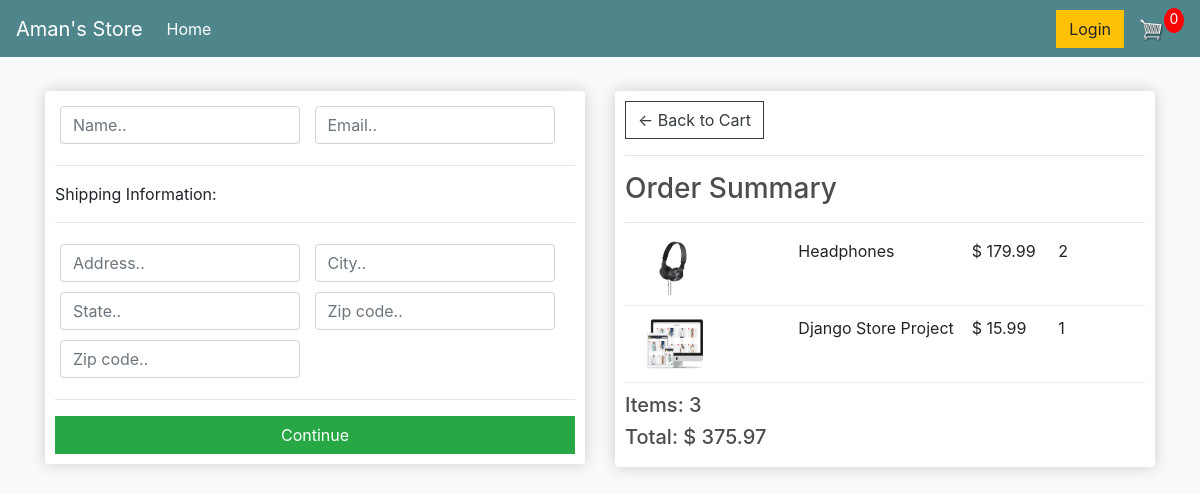
/checkout/ (signed in), run on an earlier commit of the app's database.
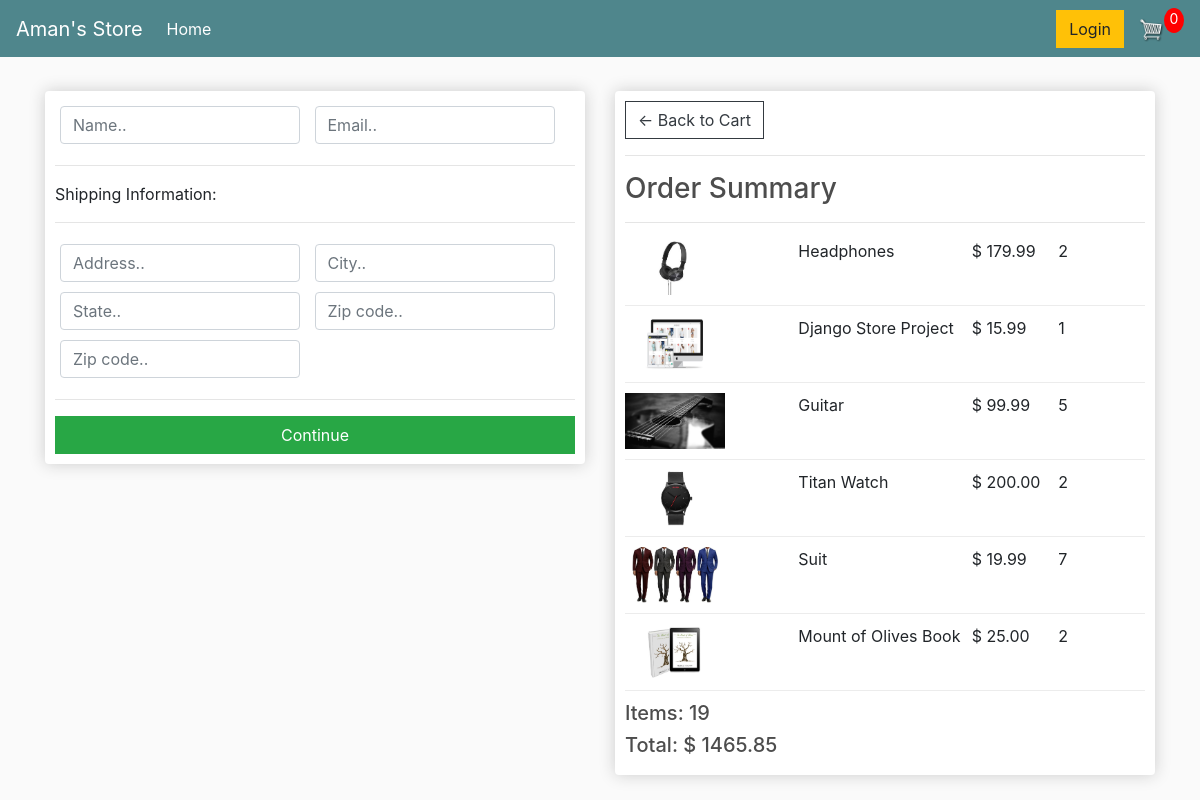
And on a later commit of the database.
### store/models.py (models this page shows, shortened)
class OrderItem(models.Model):
	product = models.ForeignKey(Product, on_delete=models.SET_NULL, null=True)
	order = models.ForeignKey(Order, on_delete=models.SET_NULL, null=True)
	quantity = models.IntegerField(default=0, null=True, blank=True)
	date_added = models.DateTimeField(auto_now_add=True)
	@property
	def get_total(self):
		total = self.product.price * self.quantity
		return total

class Product(models.Model):
	name = models.CharField(max_length=200)
	price = models.FloatField()
	digital = models.BooleanField(default=False,null=True, blank=True)
	image = models.ImageField(null=True, blank=True)
	@property
	def imageURL(self):
		try:
			url = self.image.url
		except:
			url = ''
		return url

class Order(models.Model):
	customer = models.ForeignKey(Customer, on_delete=models.SET_NULL, null=True, blank=True)
	date_ordered = models.DateTimeField(auto_now_add=True)
	complete = models.BooleanField(default=False)
	transaction_id = models.CharField(max_length=100, null=True)
	@property
	def get_cart_total(self):
		orderitems = self.orderitem_set.all()
		total = sum([item.get_total for item in orderitems])
		return total
	@property
	def get_cart_items(self):
		orderitems = self.orderitem_set.all()
		total = sum([item.quantity for item in orderitems])
		return total

### store/views.py (the view)
# urls.py: path('checkout/', views.checkout, name="checkout"),
def checkout(request):
    if request.user.is_authenticated:
        customer = request.user.customer
        order, created = Order.objects.get_or_create(customer=customer, complete=False)
        items = order.orderitem_set.all()
    else:
        items = []
        order = {'get_cart_total':0, 'get_cart_items':0}
    context = {'items':items, 'order':order}
    return render(request, 'store/checkout.html', context)

### store/templates/store/checkout.html (shortened to what this page needs)
{% extends 'store/main.html' %}
{% load static %}
{% block content %}
     <div class="row">
		<div class="col-lg-6">
			<div class="box-element" id="form-wrapper">
				<form id="form">
					<div id="user-info">
						<div class="form-field">
							<input required class="form-control" type="text" name="name" placeholder="Name..">
						</div>
						<div class="form-field">
							<input required class="form-control" type="email" name="email" placeholder="Email..">
						</div>
					</div>
					<div id="shipping-info">
						<hr>
						<p>Shipping Information:</p>
						<hr>
						<div class="form-field">
							<input class="form-control" type="text" name="address" placeholder="Address..">
						</div>
						<div class="form-field">
							<input class="form-control" type="text" name="city" placeholder="City..">
						</div>
						<div class="form-field">
							<input class="form-control" type="text" name="state" placeholder="State..">
						</div>
						<div class="form-field">
							<input class="form-control" type="text" name="zipcode" placeholder="Zip code..">
						</div>
						<div class="form-field">
							<input class="form-control" type="text" name="country" placeholder="Zip code..">
						</div>
					</div>
					<hr>
					<input id="form-button" class="btn btn-success btn-block" type="submit" value="Continue">
				</form>
			</div>
			<br>
		</div>
		<div class="col-lg-6">
			<div class="box-element">
				<a  class="btn btn-outline-dark" href="{% url 'cart' %}">&#x2190; Back to Cart</a>
				<hr>
				<h3>Order Summary</h3>
				<hr>
        {% for item in items %}
				<div class="cart-row">
					<div style="flex:2"><img class="row-image" src="{{ item.product.imageURL }}"></div>
					<div style="flex:2"><p>{{ item.product.name }}</p></div>
					<div style="flex:1"><p>$ {{ item.product.price|floatformat:2 }}</p></div>
					<div style="flex:1"><p>{{ item.quantity }}</p></div>
				</div>
        {% endfor %}
				<h5>Items:   {{ order.get_cart_items }}</h5>
				<h5>Total:   $ {{ order.get_cart_total|floatformat:2 }}</h5>
			</div>
		</div>
	</div>
{% endblock content %}

What changed in the data, as far as the page shows it:
added OrderItem: product.imageURL (picture), product.name "Guitar", product.price "99.99", quantity "5"
added OrderItem: product.imageURL (picture), product.name "Titan Watch", product.price "200.00", quantity "2"
added OrderItem: product.imageURL (picture), product.name "Suit", product.price "19.99", quantity "7"
added OrderItem: product.imageURL (picture), product.name "Mount of Olives Book", product.price "25.00", quantity "2"
computed for Order: get_cart_items "3" → "19"; get_cart_total "375.97" → "1465.85"
